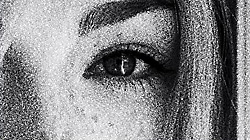
#> input picture TUGAS_4/FFT/prototype.jpg, 250 x 140 px
$ python FFT.py
#> lines starting #> are read from the running program, lines starting #| are printed output that depends on the picture
# Nama  : Agym Mahaputra Romy Barlianta
# NIM   : F55121076
# Kelas : B

import cv2
import numpy as np
from matplotlib import pyplot as plt

# Baca citra
img = cv2.imread('prototype.jpg', cv2.IMREAD_GRAYSCALE)
#> img: shape (140, 250); min 0, max 255, mean 133.7

# Konversi citra ke float32
f = np.float32(img)

# Terapkan FFT
f_fft = np.fft.fft2(f)

# Geser frekuensi nol ke tengah
f_fft_shift = np.fft.fftshift(f_fft)

# Hitung magnitudo dan konversi ke dB
magnitude_spectrum = 20*np.log(np.abs(f_fft_shift))
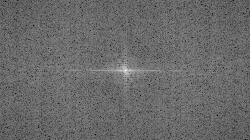
#> magnitude_spectrum: shape (140, 250) float64; min 75.85, max 307.2, mean 171.8; drawn with min black and max white

# Tampilkan citra dan spektrum frekuensi
plt.subplot(121), plt.imshow(img, cmap='gray')
plt.title('Citra asli'), plt.xticks([]), plt.yticks([])
plt.subplot(122), plt.imshow(magnitude_spectrum, cmap='gray')
plt.title('Spektrum frekuensi'), plt.xticks([]), plt.yticks([])
plt.show()
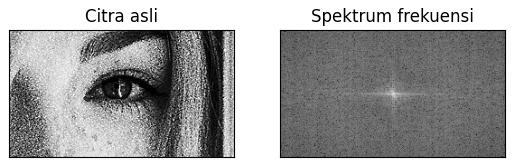
#> figure drawn by matplotlib, 2 panels
